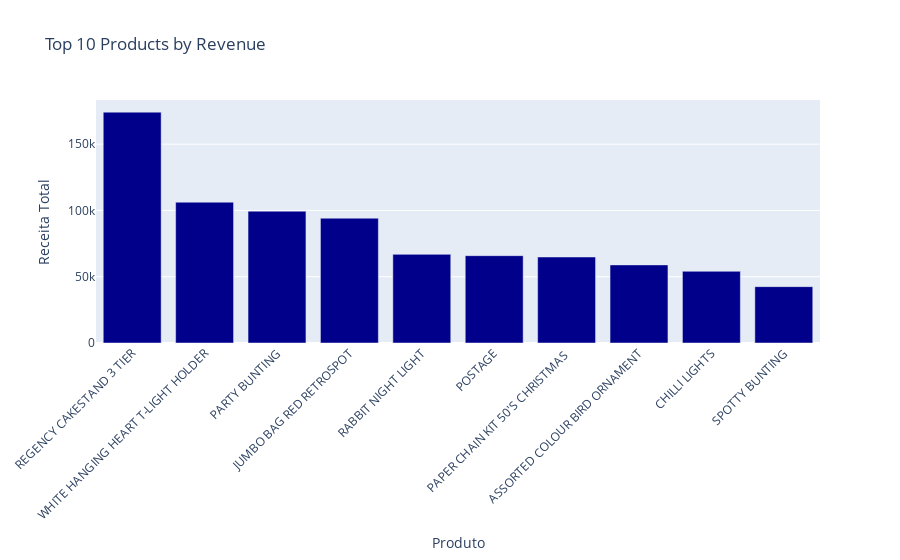

The code cell stored with this chart in its notebook:
### Code cell
# Identifying the Top 10 Best-Selling Products by Total Revenue
top_sales_products = df.groupby('description')['total_price'].sum().sort_values(ascending=False).head(10).reset_index()

# Create the bar chart
fig = px.bar(
    top_sales_products,
    x='description',
    y='total_price',
    title='Top 10 Products by Revenue',
    labels={'description': 'Produto', 'total_price': 'Receita Total'},
    color_discrete_sequence=['darkblue']  # Defining the bar color
)

# Adjust the x-axis label rotation
fig.update_layout(xaxis_tickangle=-45)

# Display the chart
fig.show()

### Figure 1 — Plotly figure (JSON) as saved in the notebook; plotly's stock layout.template omitted (floating-point values rounded to 4 significant figures)
{"data": [{"alignmentgroup": "True", "hovertemplate": "Produto=%{x}<br>Receita Total=%{y}<extra></extra>", "legendgroup": "", "marker": {"color": "darkblue", "pattern": {"shape": ""}}, "name": "", "offsetgroup": "", "orientation": "v", "showlegend": false, "textposition": "auto", "type": "bar", "x": ["REGENCY CAKESTAND 3 TIER", "WHITE HANGING HEART T-LIGHT HOLDER", "PARTY BUNTING", "JUMBO BAG RED RETROSPOT", "RABBIT NIGHT LIGHT", "POSTAGE", "PAPER CHAIN KIT 50'S CHRISTMAS ", "ASSORTED COLOUR BIRD ORNAMENT", "CHILLI LIGHTS", "SPOTTY BUNTING"], "xaxis": "x", "y": [174200.0, 106200.0, 99450.0, 94160.0, 66870.0, 65890.0, 64880.0, 58930.0, 54100.0, 42510.0], "yaxis": "y"}], "layout": {"barmode": "relative", "legend": {"tracegroupgap": 0}, "title": {"text": "Top 10 Products by Revenue"}, "xaxis": {"anchor": "y", "domain": [0, 1], "tickangle": -45, "title": {"text": "Produto"}}, "yaxis": {"anchor": "x", "domain": [0, 1], "title": {"text": "Receita Total"}}}}
